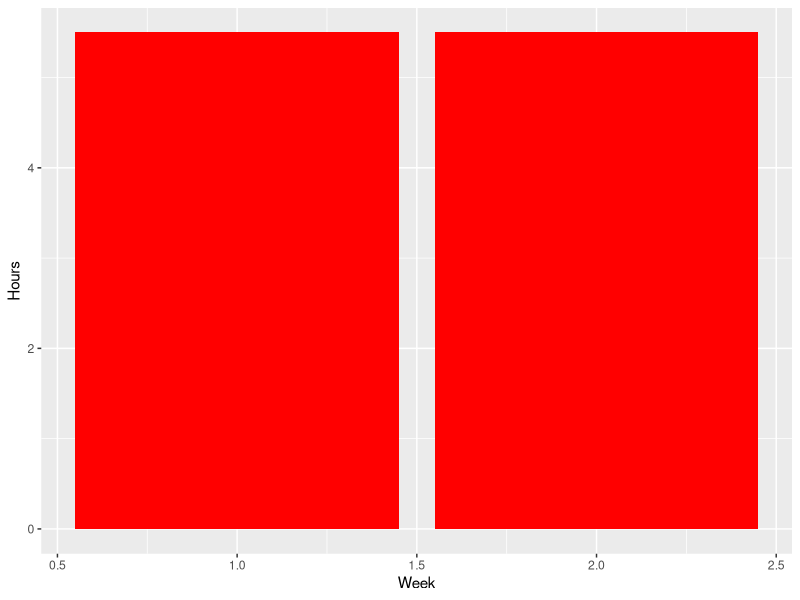
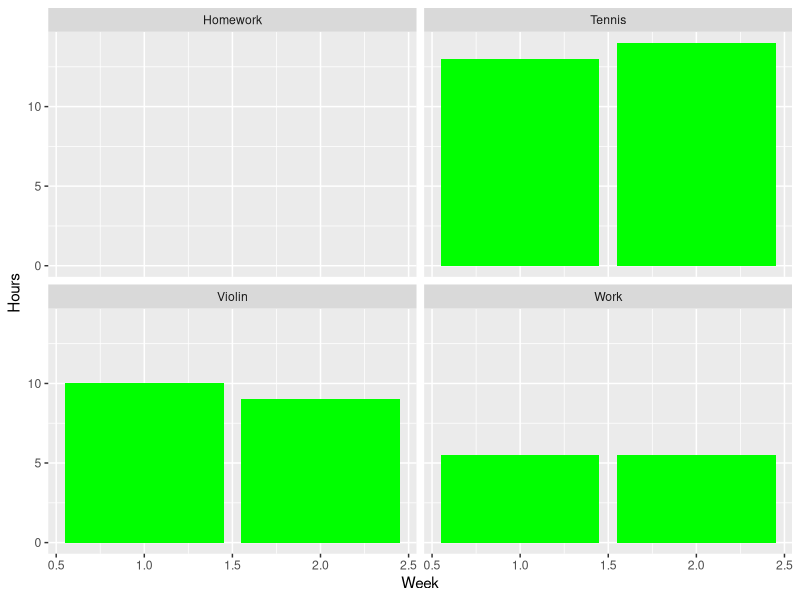
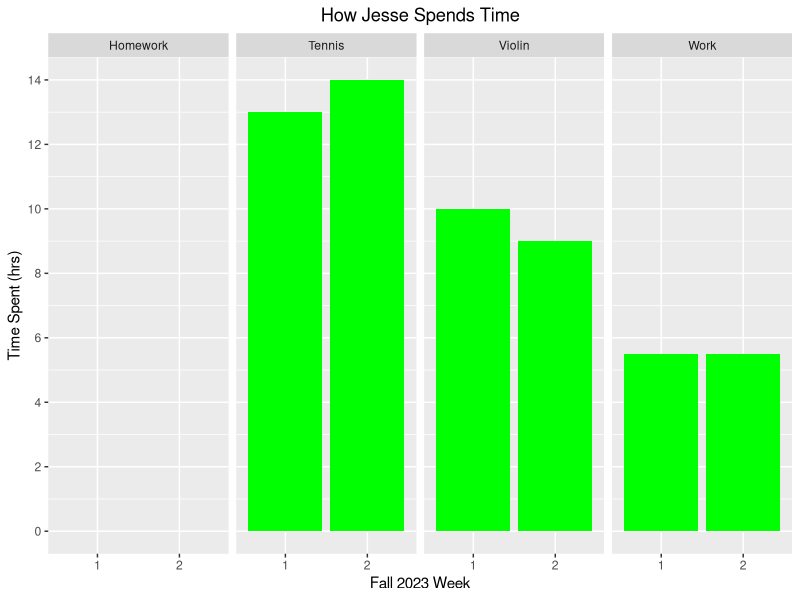

Write R code to recreate these figures, in order.
library(tidyverse)
JesseTime <- data.frame(Week=c(1,2),Tennis=c(13,14),
                        Violin=c(10,9),Work=c(5.5,5.5),Homework=c(0,0))
JesseTime
g <- ggplot(JesseTime, aes(x=Week,y=Work))
g+geom_bar(stat='identity',fill = "red")+ylab("Hours")
JesseTimeLong <- pivot_longer(JesseTime,cols=-Week,names_to = "measure",
                              values_to = "value")
JesseTimeLong
g <- ggplot(JesseTimeLong, aes(x=Week,y=value))
g+geom_bar(stat='identity',fill = "green")+ylab("Hours")+facet_wrap(~measure)
JesseTime$Week <- factor(JesseTime$Week, levels = JesseTime$Week[order(-JesseTime$Violin)])
JesseTime
JesseTimeLong <- pivot_longer(JesseTime,cols=-Week,names_to = "measure",
                              values_to = "value")
JesseTimeLong
g <- ggplot(JesseTimeLong, aes(x=Week,y=value))
g+geom_bar(stat='identity',fill = "green")+xlab("Fall 2023 Week")+
  ylab("Time Spent (hrs)")+
  facet_wrap(~measure,ncol=4)+
  scale_y_continuous(breaks = pretty(JesseTimeLong$value, n = 6))+
  ggtitle("How Jesse Spends Time")+theme(plot.title = element_text(hjust = 0.5))

